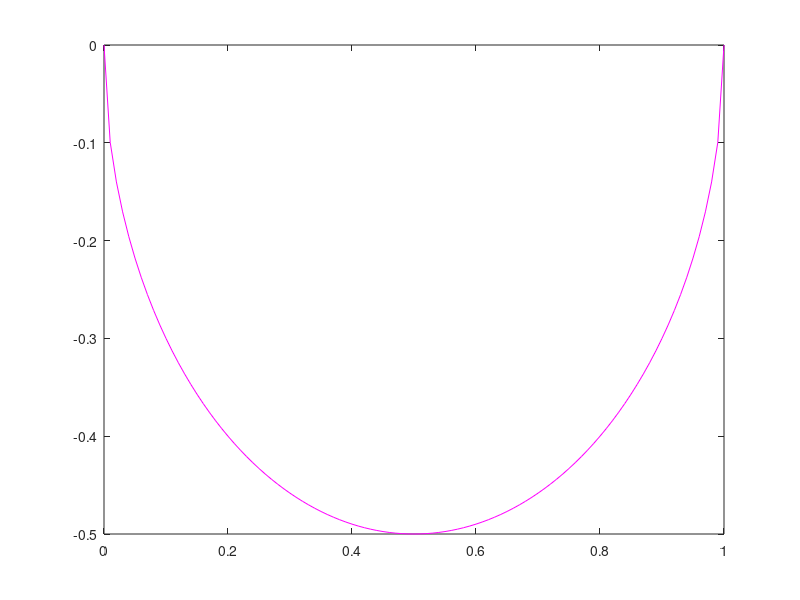

The MATLAB script that drew this image:
function scMatchCirc(LinCol)
%scMatchCirc : Draws the match-circle on smith chart
%
%  SYNOPSIS:
%     This function draws a circle for impedance matching purposes on the smith
%     chart. Such a circle has its center at the point (-0.5, 0) and has a radius
%     equal to 0.5
%
%     See also scDraw, scInv, scMove, scConCirc
%     
%  SYNTAX:
%     scMatchCirc(LinCol)
%
%  INPUT ARGUMENTS:
%     LinCol     : Color of the matching circle, default = 'm', magenta
%
%  OUTPUT ARGUMENT:
%     none
%
%
%  EXAMPLE:
%         The Command sequence 
%         scDraw;
%         scMatchCirc;
%         will draw a blank smith chart and draw a circle having center at the
%         at the point (0.5, 0) and has a radius equal to 0.5. This circle
%         will be the locus of all the points having admittances reciprocal to the 
%         impedances on the circle r = 1 of the smith chart.
%
%     Mohammad Ashfaq - (31-05-2000)
%     Mohammad Ashfaq - (13-04-2006) Modified (example included)
%


 if nargin == 0
    LinCol = 'm';
 end

 x = 0:0.01:1;
 y = real(sqrt(0.5^2-(x-.5).^2));
 plot(x,  y, LinCol);
 plot(x, -y, LinCol);

